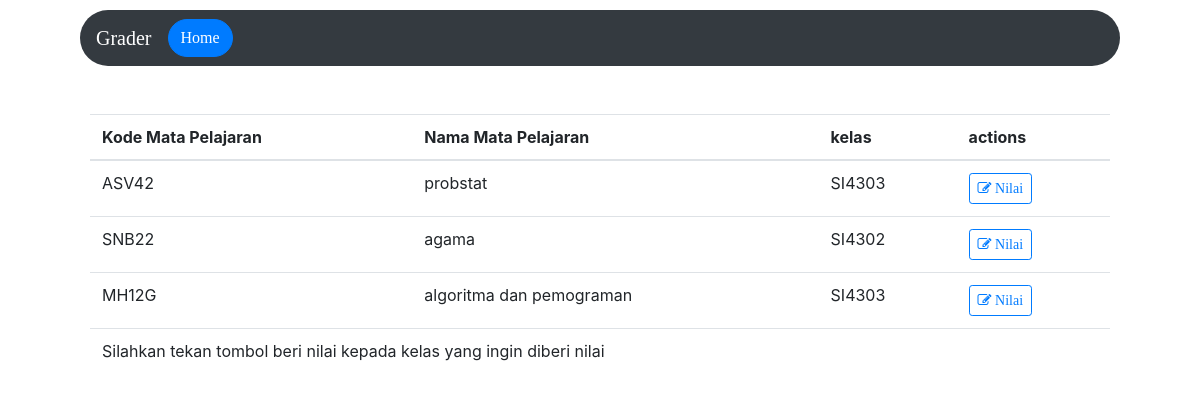
Page /grader/nilai (signed in) on the earlier database version.
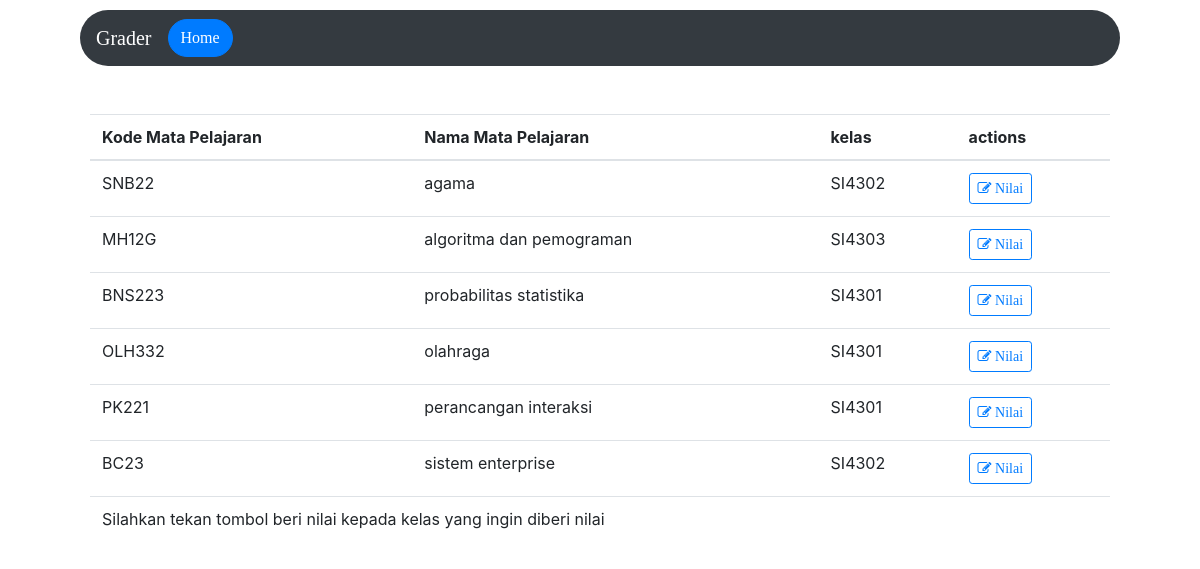
Same page on the later database version.
### grader/models.py (models this page shows, shortened)
class t_matkul(models.Model):
    nama_mapel = models.CharField(max_length=50)
    kode_mapel = models.CharField(max_length=20, default='kode')
    username_dosen = models.CharField(max_length=15)
    KELAS_CHOICES = (
        ('SI4301','SI4301'),
        ('SI4302','SI4302'),
        ('SI4303','SI4303'),
    )
    kelas = models.CharField(max_length=15, choices=KELAS_CHOICES, default='SI 43 01')
    nama_dosen = models.CharField(max_length=50, default='nama')

### grader/views.py (the view)
def nilaiMapel(request):
    nama = request.user.username
    return render(request, 'grader/lihatMapel.html', {'matpel' : t_matkul.objects.filter(username_dosen=nama)})

### grader/templates/grader/lihatMapel.html (shortened to what this page needs)
<html>
    <head>
        <link rel="stylesheet" href="https://stackpath.bootstrapcdn.com/font-awesome/4.7.0/css/font-awesome.min.css">
        <link rel="stylesheet" href="https://stackpath.bootstrapcdn.com/bootstrap/4.3.1/css/bootstrap.min.css">
        <link rel="stylesheet" href="https://ajax.googleapis.com/ajax/libs/jquery/3.4.1/jquery.min.js">
    </head>
<body>
    <nav class="navbar navbar-dark bg-dark navbar-expand-lg rounded-pill">
    <a class="navbar-brand" href="/">Grader</a>
    <a href="{% url 'home' %}"><button class="auth1 btn btn-primary">Home</button></a>
    </nav>
    <br><br>
        <table class="table">
            <thead>
            <tr>
                <th scope="col">Kode Mata Pelajaran</th>
                <th scope="col">Nama Mata Pelajaran</th>
                <th scope="col">kelas</th>
                <th scope="col">actions</th>
            </tr>
            </thead>
            <tbody>
            {% for matkuls in matpel %}
                <td>{{ matkuls.kode_mapel }}</td>
                <td>{{ matkuls.nama_mapel }}</td>
                <td>{{ matkuls.kelas }}</td>
                <td> <a class="btn btn-sm btn-outline-primary" href="{% url 'beriNilai' matkuls.kelas matkuls.kode_mapel %}">
                    <i class="fa fa-pencil-square-o" aria-hidden="true"></i> Nilai
                  </a> </td>
                {% endfor %}
              <tr>
                <td colspan="6" class="cs-text-center cs-empty-table"> Silahkan tekan tombol beri nilai kepada kelas yang ingin diberi nilai</td>
              </tr>
            </tbody>
        </table>
</body>
</html>

Differences in the rows shown:
removed t_matkul: kode_mapel "ASV42", nama_mapel "probstat", kelas "SI4303"
added t_matkul: kode_mapel "BNS223", nama_mapel "probabilitas statistika", kelas "SI4301"
added t_matkul: kode_mapel "OLH332", nama_mapel "olahraga", kelas "SI4301"
added t_matkul: kode_mapel "PK221", nama_mapel "perancangan interaksi", kelas "SI4301"
added t_matkul: kode_mapel "BC23", nama_mapel "sistem enterprise", kelas "SI4302"
